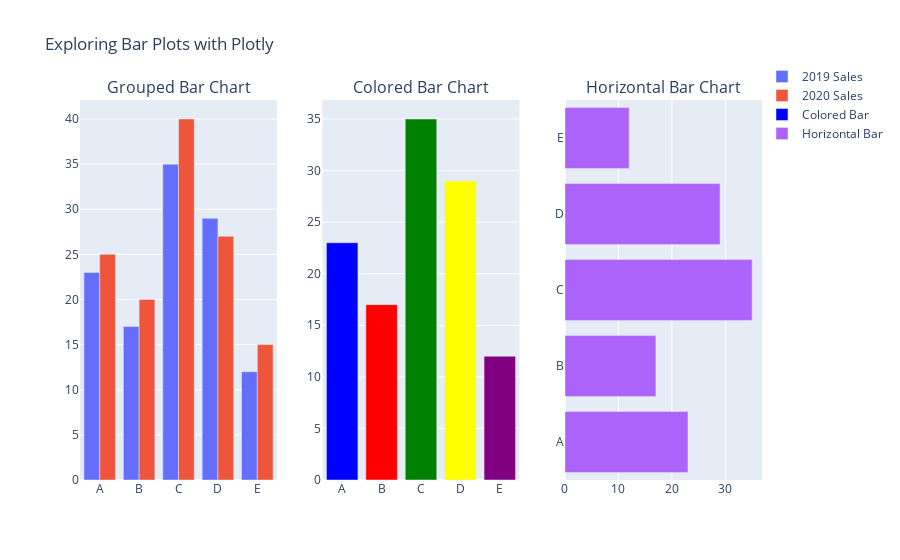

Notebook source saved alongside this figure:
### Markdown cell above
**Customizing the Bar Chart**

Plotly provides various customization options for bar charts, such as changing colors, arranging bars, and adding patterns. We'll explore some of these customizations in the following examples.

### Code cell
# Sample data for the bar chart
# 'categories' represent the different categories for our bar chart
# 'values_2019' and 'values_2020' represent sales data for 2019 and 2020, respectively
categories = ['A', 'B', 'C', 'D', 'E']
values_2019 = [23, 17, 35, 29, 12]
values_2020 = [25, 20, 40, 27, 15]

# Create a subplot with 1x3 layout
# This allows us to show the basic bar chart (now with grouped bars) alongside two customizations
fig = make_subplots(rows=1, cols=3,
                    subplot_titles=('Grouped Bar Chart', 
                                    'Colored Bar Chart',
                                    'Horizontal Bar Chart'))

# 1. Grouped Bar Chart
# This represents sales data for both 2019 and 2020, grouped by categories
fig.add_trace(go.Bar(x=categories, y=values_2019, name='2019 Sales'), row=1, col=1)
fig.add_trace(go.Bar(x=categories, y=values_2020, name='2020 Sales'), row=1, col=1)

# 2. Colored Bar Chart
# Here, we customize the colors of the bars to make the chart more visually appealing
colors = ['blue', 'red', 'green', 'yellow', 'purple']
fig.add_trace(go.Bar(x=categories, y=values_2019, marker_color=colors, name='Colored Bar'), row=1, col=2)

# 3. Horizontal Bar Chart
# Instead of vertical bars, we switch the x and y axes to display horizontal bars
# This can be useful for different data presentations or to better fit long category names
fig.add_trace(go.Bar(y=categories, x=values_2019, orientation='h', name='Horizontal Bar'), row=1, col=3)

# Update layout with a title and adjust the legend position
fig.update_layout(title_text="Exploring Bar Plots with Plotly", showlegend=True, legend=dict(x=1, y=1.1))

# Display the combined bar plot with all customizations
fig.show()

### Figure 1 — Plotly figure (JSON) as saved in the notebook; plotly's stock layout.template omitted (floating-point values rounded to 4 significant figures)
{"data": [{"name": "2019 Sales", "type": "bar", "x": ["A", "B", "C", "D", "E"], "xaxis": "x", "y": [23, 17, 35, 29, 12], "yaxis": "y"}, {"name": "2020 Sales", "type": "bar", "x": ["A", "B", "C", "D", "E"], "xaxis": "x", "y": [25, 20, 40, 27, 15], "yaxis": "y"}, {"marker": {"color": ["blue", "red", "green", "yellow", "purple"]}, "name": "Colored Bar", "type": "bar", "x": ["A", "B", "C", "D", "E"], "xaxis": "x2", "y": [23, 17, 35, 29, 12], "yaxis": "y2"}, {"name": "Horizontal Bar", "orientation": "h", "type": "bar", "x": [23, 17, 35, 29, 12], "xaxis": "x3", "y": ["A", "B", "C", "D", "E"], "yaxis": "y3"}], "layout": {"annotations": [{"font": {"size": 16}, "showarrow": false, "text": "Grouped Bar Chart", "x": 0.1444, "xanchor": "center", "xref": "paper", "y": 1, "yanchor": "bottom", "yref": "paper"}, {"font": {"size": 16}, "showarrow": false, "text": "Colored Bar Chart", "x": 0.5, "xanchor": "center", "xref": "paper", "y": 1, "yanchor": "bottom", "yref": "paper"}, {"font": {"size": 16}, "showarrow": false, "text": "Horizontal Bar Chart", "x": 0.8556, "xanchor": "center", "xref": "paper", "y": 1, "yanchor": "bottom", "yref": "paper"}], "autosize": true, "legend": {"x": 1, "y": 1.1}, "showlegend": true, "title": {"text": "Exploring Bar Plots with Plotly"}, "xaxis": {"anchor": "y", "autorange": true, "domain": [0, 0.2889], "range": [-0.5, 4.5], "type": "category"}, "xaxis2": {"anchor": "y2", "autorange": true, "domain": [0.3556, 0.6444], "range": [-0.5, 4.5], "type": "category"}, "xaxis3": {"anchor": "y3", "autorange": true, "domain": [0.7111, 1], "range": [0, 36.84], "type": "linear"}, "yaxis": {"anchor": "x", "autorange": true, "domain": [0, 1], "range": [0, 42.11], "type": "linear"}, "yaxis2": {"anchor": "x2", "autorange": true, "domain": [0, 1], "range": [0, 36.84], "type": "linear"}, "yaxis3": {"anchor": "x3", "autorange": true, "domain": [0, 1], "range": [-0.5, 4.5], "type": "category"}}}
